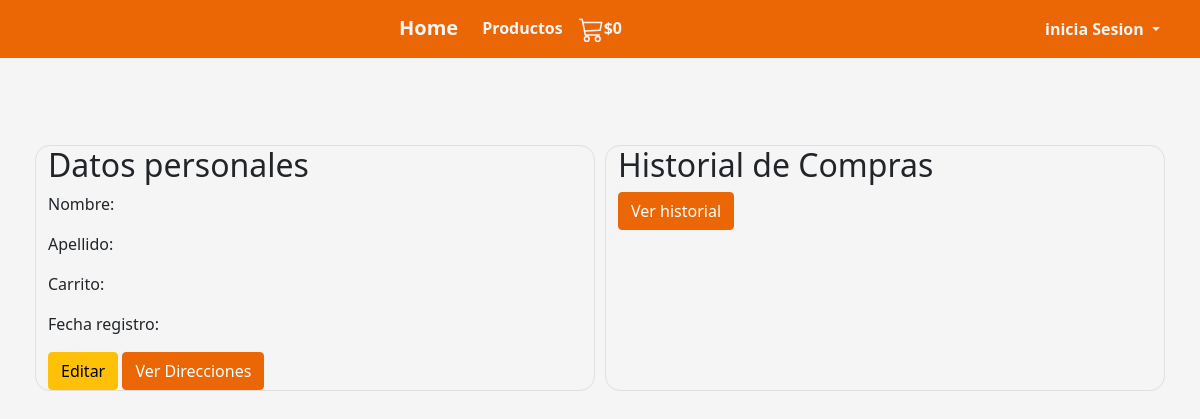
/user/listarPerfil/19781845/, run on an earlier commit of the app's database.
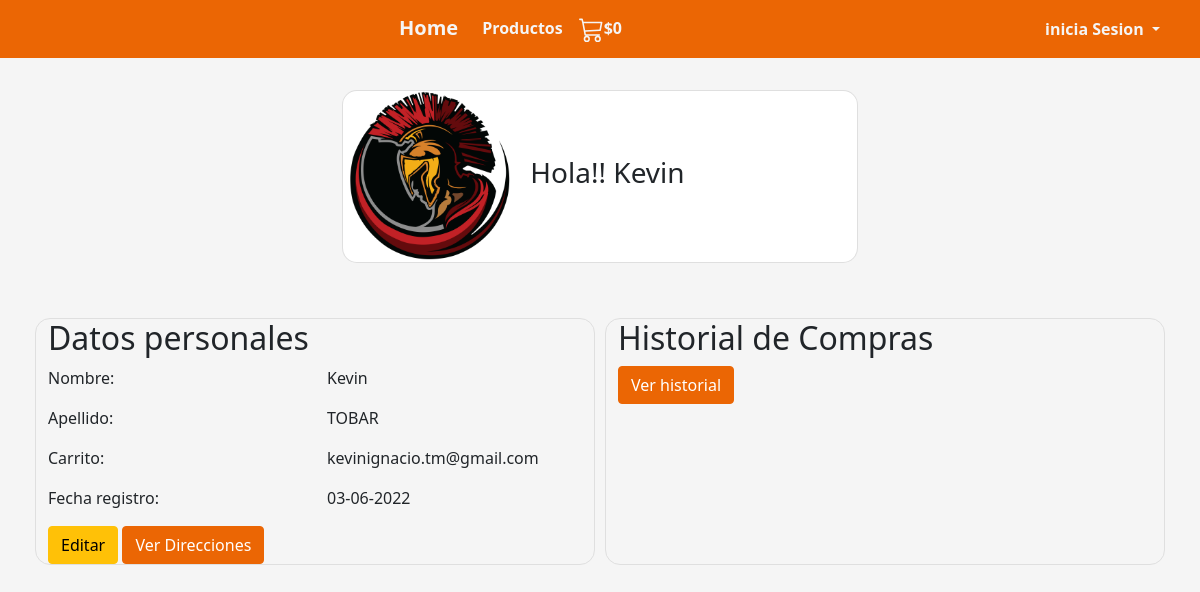
And on a later commit of the database.
### user/models.py (models this page shows, shortened)
class Usuario(AbstractUser):
    rut                = models.IntegerField(primary_key=True)
    dv                 = models.CharField(max_length=1, null=False)
    nombre             = models.CharField('Nombre',max_length=70, null=False, blank=False)
    apellido           = models.CharField('Apellido',max_length=70, null=False, blank=False)
    correo             = models.EmailField('Correo',max_length=60, null=False, blank=False, unique=True)
    telefono           = models.IntegerField(null=False)
    creacion_fec       = models.DateTimeField('Fecha de ingreso', auto_now_add=True)
    actualizacion_fec  = models.DateTimeField('Fecha actualizacion', auto_now=True)
    USERNAME_FIELD = 'correo'
    class meta:
        verbose_name = 'Usuario'
        verbose_name_plural = 'Usuarios'

### user/views.py (the view)
# urls.py: path('listarPerfil/<id>/', listar_perfil, name='listar_perfil'),
def listar_perfil(request, id):
    usuario = Usuario.objects.filter(rut=id)
    data = {
        'usuario':usuario
    }
    return render(request,'perfil/listarPerfil.html',data)

### carrito/context_processor.py (called while the page is built)
def importe_total_carro(request):
    total=0
    if 'carro' in request.session:
        for key, value in request.session["carro"].items():
            total=total+(int(value["precio"]))
    return {"importe_total_carro":total}

def precio_totalMasEnvio(request):
    precio_envio = PrecioEnvio.objects.only('precio').get(id_envio=1)
    total=0 + precio_envio.precio
    if 'carro' in request.session:
        for key, value in request.session["carro"].items():
            total=total+(int(value["precio"]))
    return {"precio_totalMasEnvio":total}

### user/templates/perfil/listarPerfil.html (shortened to what this page needs)
{% extends 'web/base.html' %}
{% load crispy_forms_tags %}
{% load static %}
{% block body %}
<div class="container-sm" id="perfil">
    <div class="container-sm" id="usuario">
        {% for u in usuario %}
        <div class="card mb-3" id="cardPerfil">
            <div class="row g-0">
                <div class="col-md-4">
                    <img src="{% static 'imagenes/icono3.1.png' %}" class="img-fluid rounded-start" alt="...">
                </div>
                <div class="col-md-8 align-self-center">
                    <div class="card-body">
                        <h3>Hola!! {{u.nombre | title}}</h3>
                    </div>
                </div>
            </div>
        </div>
        {% endfor %}
    </div>
    <div class="row" id="infoPerfil">
        <div class="col-sm" id="datosPersonales">
            <h2>Datos personales</h2>
            <div class="row">
                <div class="col">
                    <p>Nombre:</p>
                    <p>Apellido:</p>
                    <p>Carrito:</p>
                    <p>Fecha registro:</p>
                </div>
                <div class="col">
                    {% for u in usuario %}
                    <p>{{ u.nombre | title }}</p>
                    <p>{{ u.apellido }}</p>
                    <p>{{ u.correo }}</p>
                    <p>{{ u.creacion_fec | date:'d-m-Y' }}</p>
                    {% endfor %}
                </div>
                <div class="container-md">
                    <a href="{% url 'modificar_perfil' user.rut %}"><button type="button" class="btn btn-warning">Editar</button></a>
                    <a href="{% url 'listar_direccion' user.rut %}"><button type="button" class="btn btn-primary">Ver Direcciones</button></a>
                </div>
            </div>
        </div>
        <div class="col-sm" id="HistorialCompra">
            <h2>Historial de Compras</h2>
            <a href="{% url 'lista_detalleCompra' user.rut %}"> <button type="button" class="btn btn-primary"> Ver
                    historial</button> </a>
        </div>
    </div>
</div>
{% endblock %}

### web/templates/web/base.html (shortened to what this page needs)
{% load static %}
<!doctype html>
<html lang="en">
<head>
  <link rel="stylesheet" href="{% static 'css/style.css' %}">
  <link href="https://cdn.jsdelivr.net/npm/bootstrap@5.1.3/dist/css/bootstrap.min.css" rel="stylesheet"
>
</head>
<header>
  <body style="background-color: #f5f5f5;">
    <nav class="navbar navbar-expand-lg navbar-light justify-content-end" style="background-color: #EB6604;">
        <div class="collapse navbar-collapse" id="navbarNav">
          <ul class="navbar-nav m-auto">
            <a class="navbar-brand" href="{% url 'home' %}" style="color:#f5f5f5"><b>Home</b></a>
            <li class="nav-item">
              <a class="nav-link" href="{% url 'productosVenta' %}" style="color:#f5f5f5"><b>Productos</b></a>
            </li>
            <li class="nav-item">
              <a class="nav-link" href="/carrito" style="color:#f5f5f5"></i><b>${{importe_total_carro}}</b></a>
            </li>
          </ul>
            {% if user.is_active %}
            <div style="margin-right: 7%;">
              <li class="d-flex dropdown" >
                <a class="nav-link dropdown-toggle" href="#" id="navbarDropdown" role="button" data-bs-toggle="dropdown"
                  aria-expanded="false" style="color:#f5f5f5">
                  <b>{{ user.nombre }}</b>
                </a>
                <ul class="dropdown-menu" aria-labelledby="navbarDropdown">
                  <li><a class="dropdown-item" href="{% url 'listar_perfil' user.rut %}"><b>Perfil</b></a></li>
                  <li>
                    <hr class="dropdown-divider">
                  </li>
                  <li><a class="dropdown-item" href="{% url 'logout' %}"><b>Cerrar Sesion</b></a></li>
                </ul>
              </li>
            </div>
            {% else %}
            <div style="margin-right: 2%;">
            <li class="d-flex dropdown">
              <a class="nav-link dropdown-toggle" href="#" id="navbarDropdown" role="button" data-bs-toggle="dropdown"
                aria-expanded="false" style="color:#f5f5f5">
                <b>inicia Sesion</b>
              </a>
            </li>
          </div>
            {% endif %}
    </nav>
</header>
{% block body %}{% endblock %}
</body>
</html>

### static/css/style.css (style rules this page uses)
body { background-color: black; }
header { width: 100%; position: fixed; z-index: 100; }
.btn-primary { background-color: #EB6604 !important; border-color: #EB6604 !important; }
#perfil { padding-top: 90px; }
#cardPerfil { border-radius: 15px; }
#usuario { max-width: 540px; }
#infoPerfil { margin-top: 50px; }
#datosPersonales { border: 1px solid #dfdfdf; border-radius: 15px; margin: 5px; }
#HistorialCompra { border: 1px solid #dfdfdf; border-radius: 15px; margin: 5px; }

What changed in the data, as far as the page shows it:
added Usuario: nombre "Kevin", apellido "TOBAR", correo "kevinignacio.tm@gmail.com", creacion_fec "03-06-2022"
